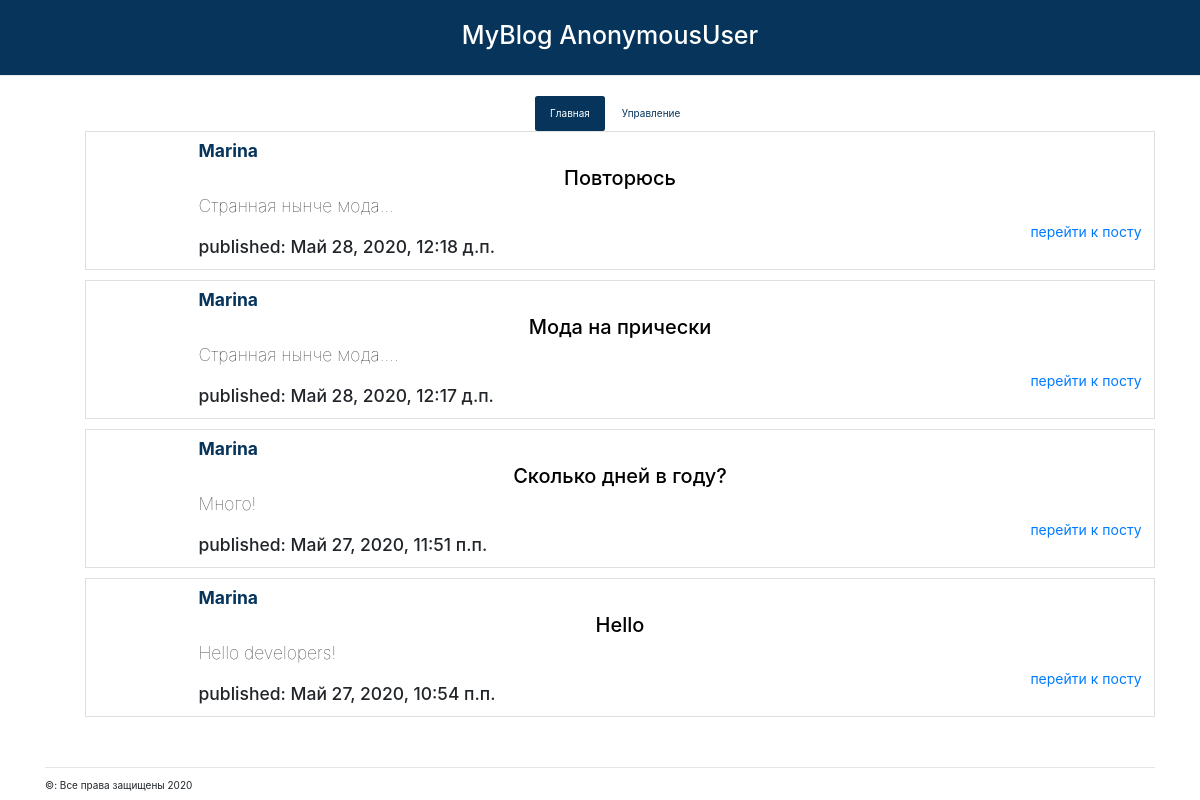
/posts/, run on the app's committed database.
### blog/models.py (models this page shows, shortened)
class Post(models.Model):
    author = models.ForeignKey(settings.AUTH_USER_MODEL, on_delete=models.CASCADE)
    title = models.CharField(max_length=200)
    text = models.TextField()
    created_date = models.DateTimeField(default=timezone.now)
    published_date = models.DateTimeField(blank=True, null=True)
    image = models.OneToOneField(Post_Image, on_delete=models.CASCADE, null=True)

### blog/templates/blog/post_list.html (shortened to what this page needs)
{% extends 'blog/bottom.html' %}
{% block settings %}
<!doctype html>
<html lang="en">
  <head>
    <link rel="stylesheet" href="https://stackpath.bootstrapcdn.com/bootstrap/4.5.0/css/bootstrap.min.css">
  </head>
  <body>
  </body>
</html>
{% endblock %}
{% block content %}
    <div class = "container">
        <ul class="nav nav-pills" style="margin-left: 490px">
            <li class="nav-item">
                <a class="nav-link active" style="background-color: #06345B; color: #FFFFFF" href="">Главная</a>
            </li>
            <li class="nav-item">
                <a class="nav-link" style="background-color: #FFFFFF; color: #06345B" href="/edit_post/">Управление</a>
            </li>
        </ul>
        {% for post in object_list %}
            <ul class = "list-group.mt-4" >
                <li class = "list-group-item">
                    <h3><d>{{ post.author }}</d></h3>
                    <h2><a href="{% url 'post_detail' pk=post.pk %}">{{ post.title }}</a></h2>
                    <h3><b>{{ post.text|truncatechars:150}} </b></h3>
                    <span class="float-right" style="font-size: 14px"><a href="/post/{{post.pk}}">перейти к посту</a></span>
                    <br>
                    <h3><c>published: {{ post.published_date }} </c></h3>
                </li>
            </ul>
        {% endfor %}
    </div>
{% endblock %}

### blog/static/blog/css/blog.css (style rules this page uses)
h2 a { color: black; }
h3 d { font-weight: bolder; }
h3 b { font-weight: lighter; }
body h3 { padding-left: 100px; padding-right: 100px; }

### blog/templates/blog/bottom.html (style rules this page uses)
h2 { text-align: center; }
h3 d { color: #06345B; }

### data on the page
Post: author "Marina", title "Повторюсь", text "Странная нынче мода...", published_date "Май 28, 2020, 12:18 д.п."
Post: author "Marina", title "Мода на прически", text "Странная нынче мода....", published_date "Май 28, 2020, 12:17 д.п."
Post: author "Marina", title "Сколько дней в году?", text "Много!", published_date "Май 27, 2020, 11:51 п.п."
Post: author "Marina", title "Hello", text "Hello developers!", published_date "Май 27, 2020, 10:54 п.п."

### other printed values
{{ request.user }} "AnonymousUser"
